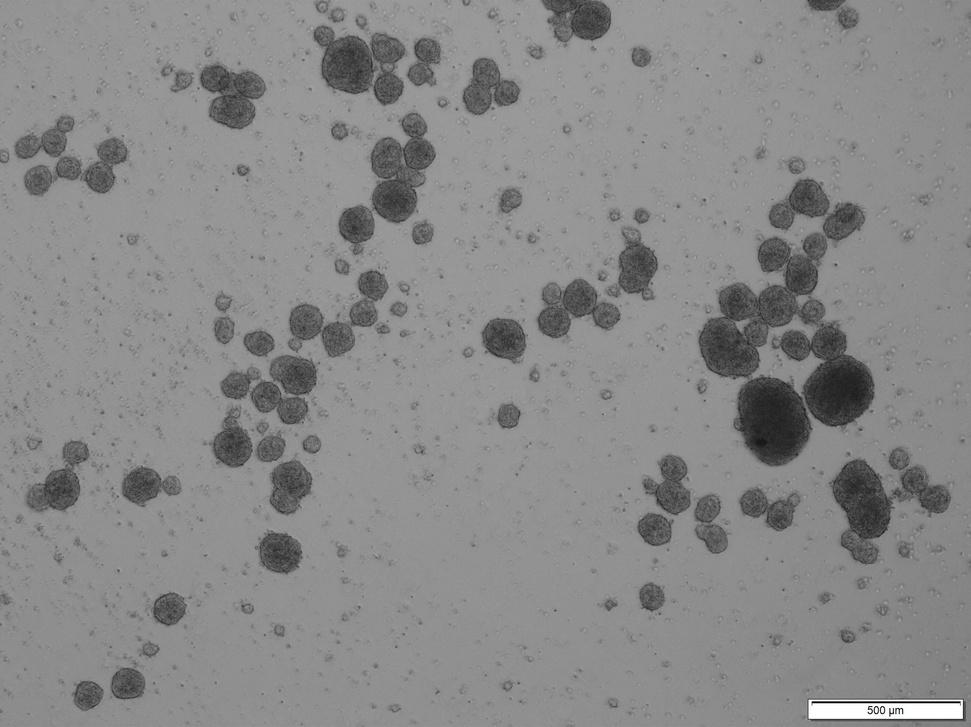
#> input picture temp.jpg, 971 x 727 px, shrunk from 2048 x 1532 before the run
$ python -i class_util.py   (imports and definitions only)
#> lines starting #> are read from the running program, lines starting #| are printed output that depends on the picture; after the words box and inside, x2 and y2 are one past the last pixel; in counts of white or black regions, pixels touching at a corner belong together
import cv2
import numpy as np
import pandas as pd
# from sklearn.metrics import jaccard_score

class process_circles:
    def __init__(self,image_path:str):
        '''
        PARAMETERS
        path (str): The string path to the image file.
        '''
#> called with image_path = '../temp.jpg'
        self.image_path = image_path
        self.image = cv2.imread(self.image_path)
#> self.image is the input picture: shape (727, 971, 3); mean B, G, R 136.6, 136.6, 136.6
        self.image_gray = cv2.cvtColor(self.image, cv2.COLOR_BGR2GRAY)

    # [77 lines left out: functions find_circles, plot_circles, count_colour_pixels, not called in this run]

    def colour_dark_by_threshhold(self,threshold:int=120):
        # Create mask for black and gray pixels
#> called with threshold = 120
        mask = cv2.threshold(self.image_gray, threshold, 255, cv2.THRESH_BINARY)[1]
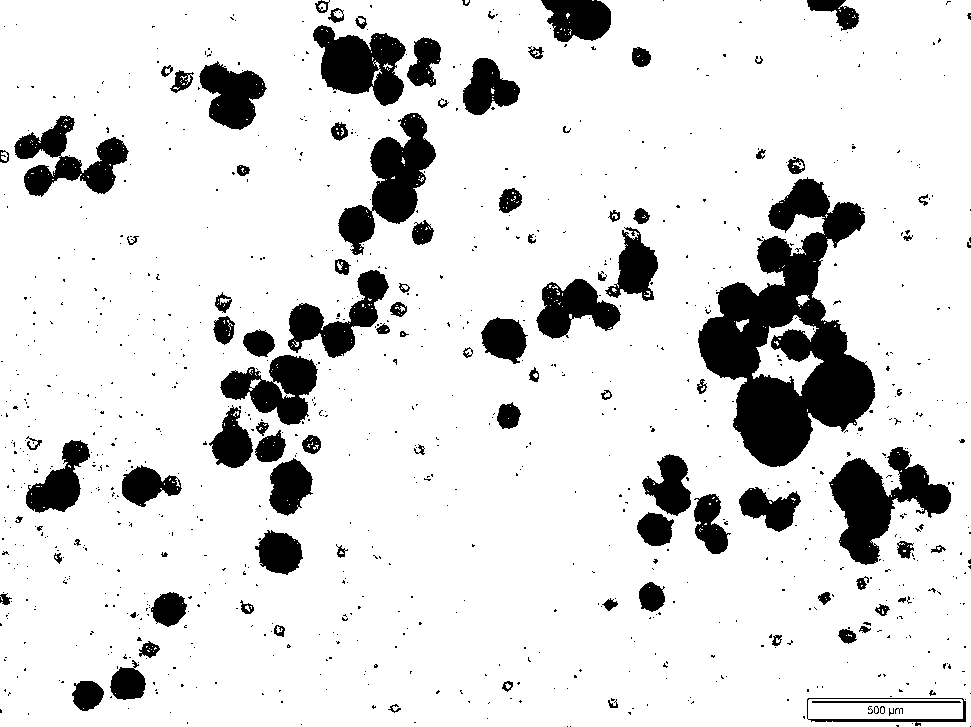
#> mask: shape (727, 971); 86.4% white; 930 black regions (829 under 20 px), largest, box (x1, y1, x2, y2) and area: (698, 177, 875, 467) 23670, (829, 447, 951, 565) 6396, (338, 113, 436, 255) 5603

        # Invert the mask for easier manipulation (black becomes white, white becomes black)
        mask = 255 - mask

        # Convert image to BGR format for color manipulation (might be redundant if loaded as BGR already)
        bgr_image = cv2.cvtColor(self.image_gray, cv2.COLOR_GRAY2BGR)

        # Set blue color
        color = (255, 0, 0)

        # Apply color based on mask
        bgr_image[mask == 255] = color  # Replace black/gray pixels with blue where mask is white (inverted)
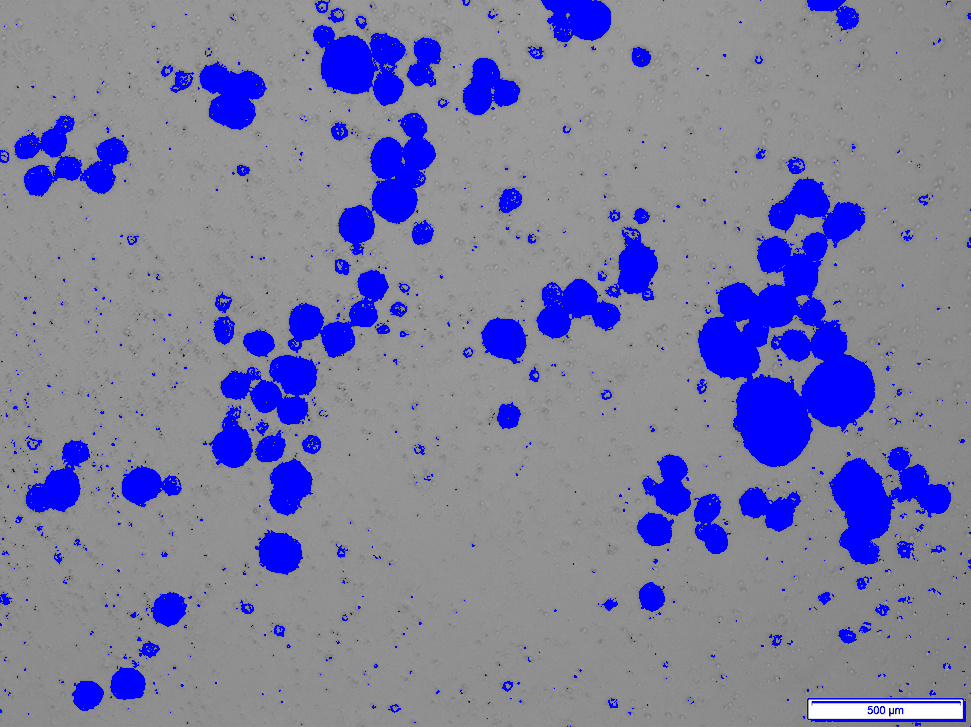
#> bgr_image: shape (727, 971, 3); mean B, G, R 159.6, 124.9, 124.9
        return bgr_image

    # [4 lines left out: function show_image, not called in this run]

    def save_image(self,out_path,image):
        cv2.imwrite(out_path, image)

    # [70 lines left out: function tune_circle_search, not called in this run]

>>> result = process_circles('../temp.jpg').colour_dark_by_threshhold()
